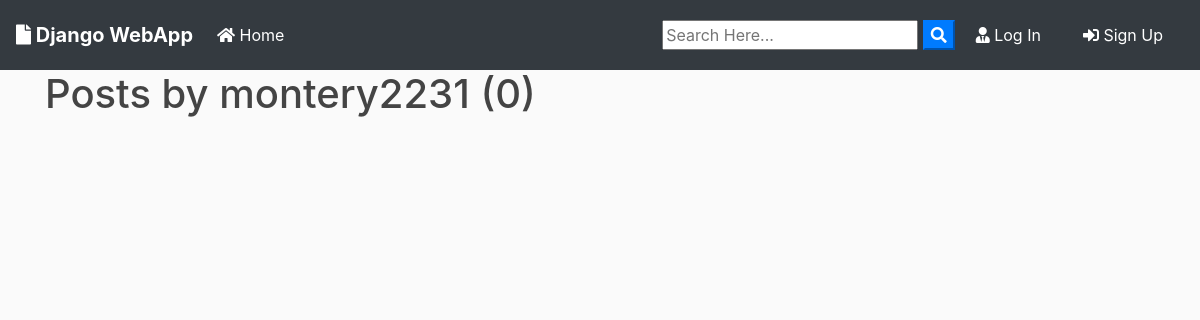
The page /user/montery2231 on the database as committed earlier.
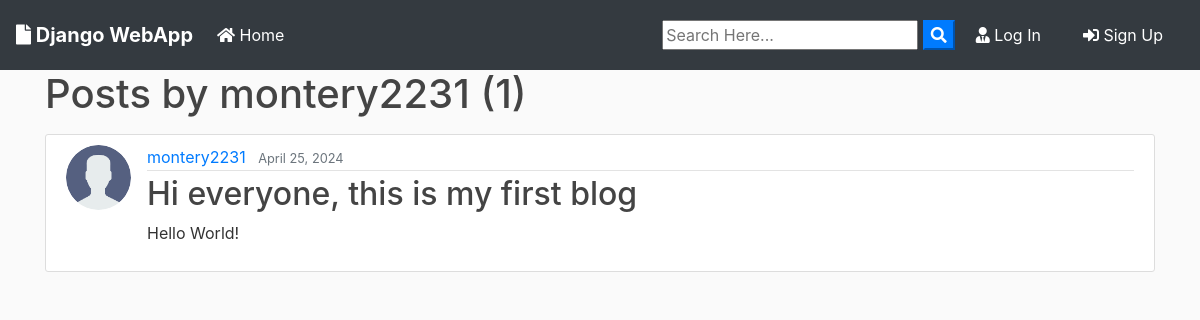
The same page on the database as committed later.
### blog/models.py (models this page shows, shortened)
class Post(models.Model):
	title = models.CharField(max_length=100)
	file = models.FileField(null=True,blank=True,upload_to='Files')
	content = models.TextField()
	date_posted = models.DateTimeField(default=timezone.now)
	author = models.ForeignKey(User, on_delete=models.CASCADE)

### users/models.py (models this page shows, shortened)
class Profile(models.Model):
    user = models.OneToOneField(User, on_delete=models.CASCADE)
    image = models.ImageField(default='default.jpg', upload_to='profile_pics')

### blog/views.py (the view)
# urls.py: path('user/<str:username>', UserPostListView.as_view(), name='user-posts'),
class UserPostListView(ListView):
    model = Post
    template_name = 'blog/user_posts.html'  # <app>/<model>_<viewtype>.html
    context_object_name = 'posts'
    paginate_by = 2
    def get_queryset(self):
        user = get_object_or_404(User, username=self.kwargs.get('username'))
        return Post.objects.filter(author=user).order_by('-date_posted')

### blog/templates/blog/user_posts.html (shortened to what this page needs)
{% extends "blog/base.html" %}
{% block content %}
  <h1 class="mb-3">Posts by {{ view.kwargs.username }} ({{ page_obj.paginator.count }})</h1>
  {% for post in posts %}
    <article class="media content-section">
      <img class="rounded-circle article-img" src="{{ post.author.profile.image.url }}">
      <div class="media-body">
        <div class="article-metadata">
          <a class="mr-2" href="{% url 'user-posts' post.author.username %}">{{ post.author }}</a>
          <small class="text-muted">{{ post.date_posted|date:"F d, Y" }}</small>
        </div>
        <h2><a class="article-title" href="{% url 'post-detail' post.id %}">{{ post.title }}</a></h2>
        <p class="article-content">{{ post.content }}</p>
      </div>
    </article>
  {% endfor %}
{% endblock content %}

Rows that differ between the two databases and show on the page:
added Post: author.profile.image (picture), author "montery2231", date_posted "April 25, 2024", title "Hi everyone, this is my first blog", content "Hello World!"
Other text that changed with them:
{{ page_obj.paginator.count }}: "0" → "1"
